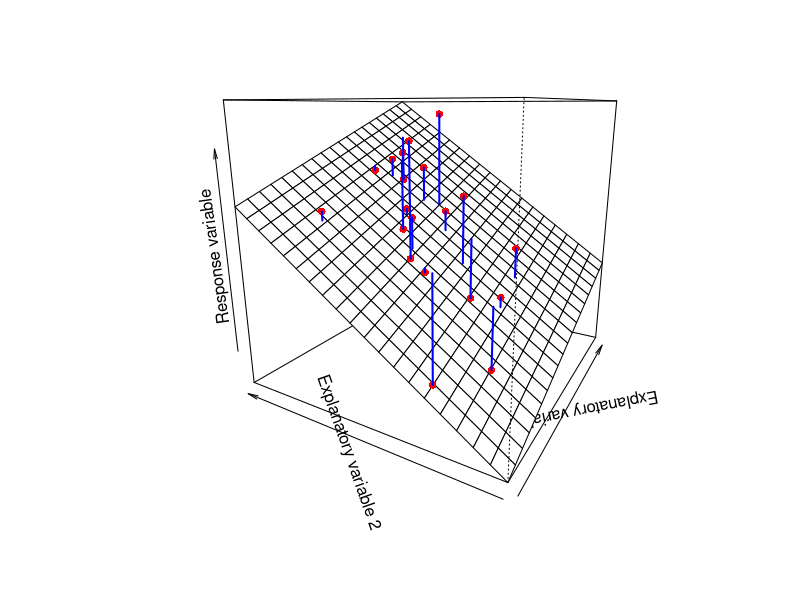
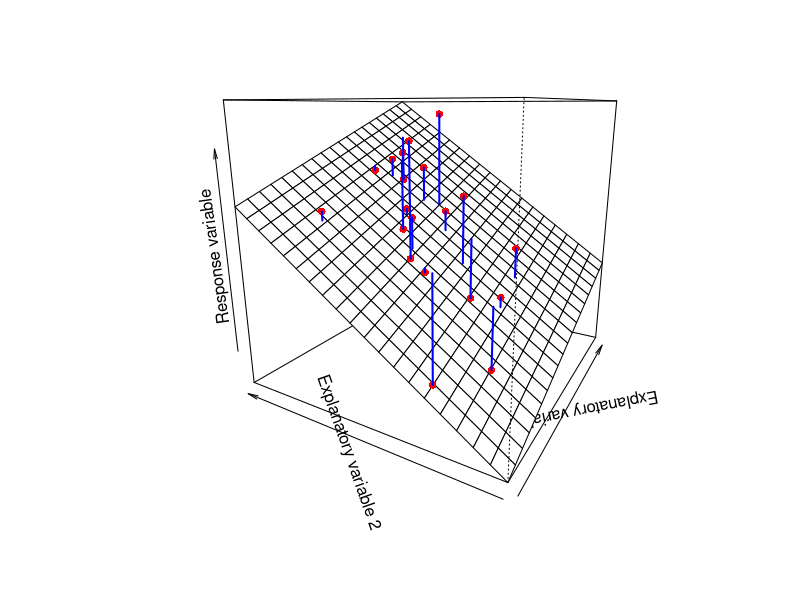
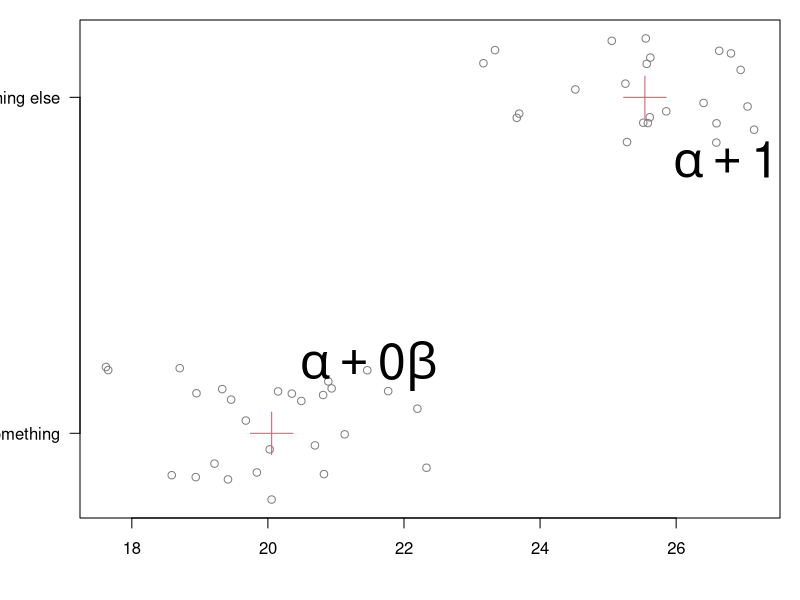
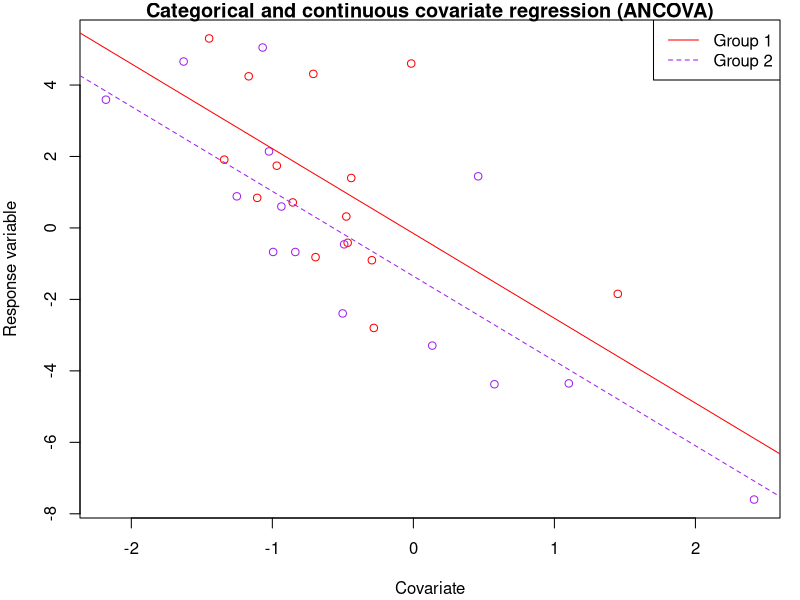
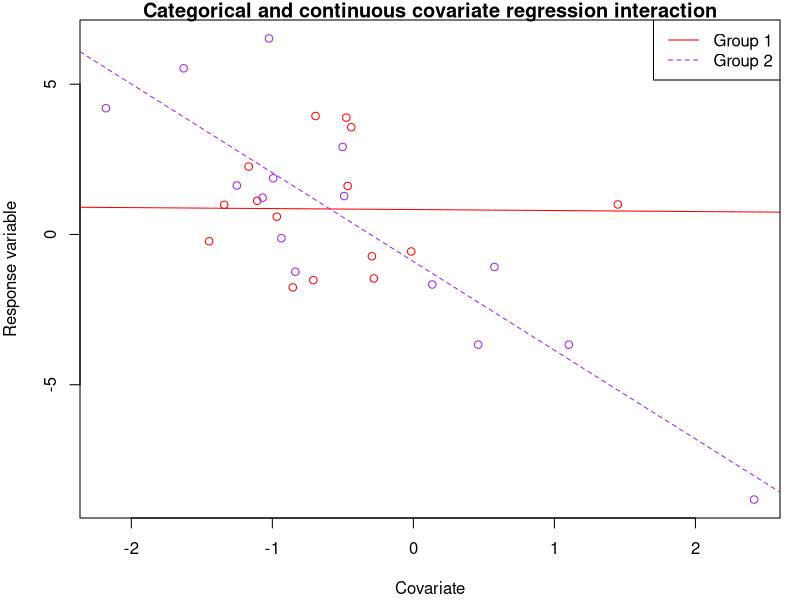
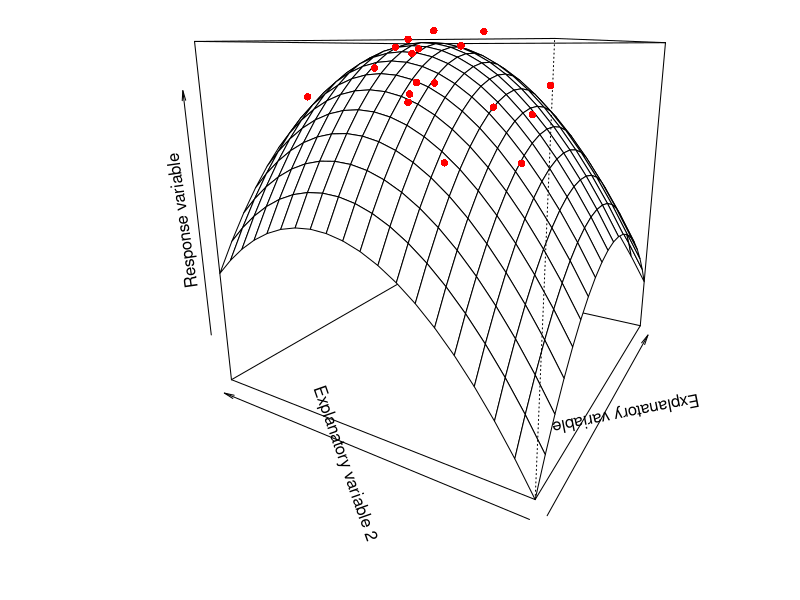
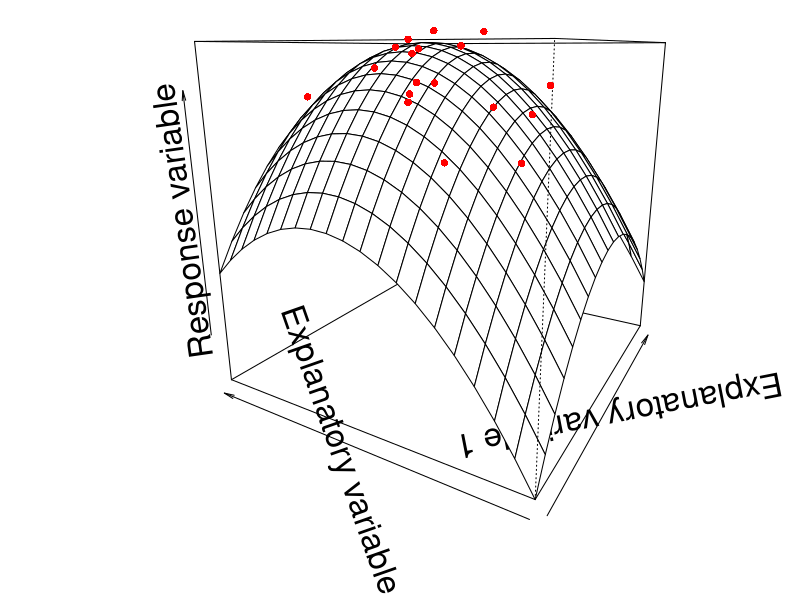
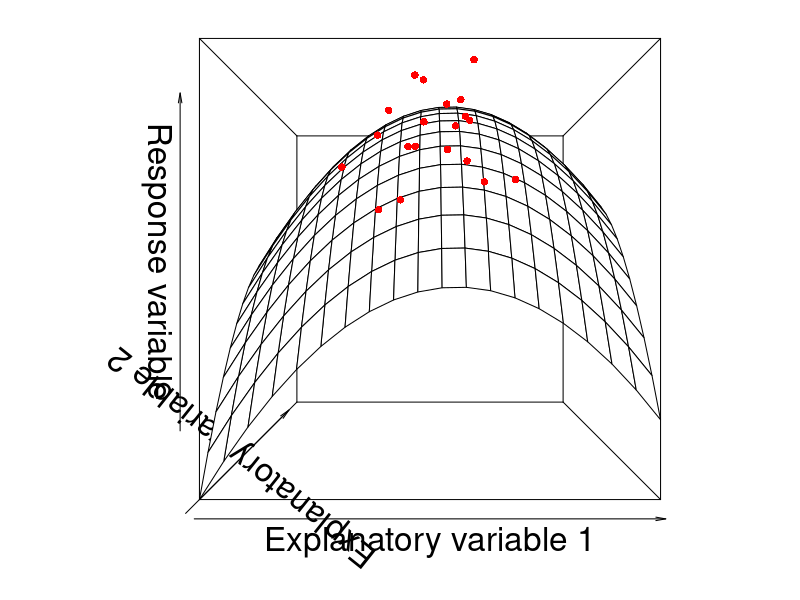

The R source for these figures, in order:
## Two explanatory variables
set.seed(12345)
X = data.frame(intercept = 1, x1 = rnorm(20), x2 = rnorm(20))
beta = rnorm(3, mean = 4)
y = as.matrix(X)%*%beta+rnorm(20)
model <- lm(y~x1+x2,data = X)
PlotData <- expand.grid(x1 = seq(-3,3,length.out = 20), x2 = seq(-3,3,length.out = 20))
ynew <- matrix(predict(model, newdata = PlotData), ncol = 20)

PlotData <- expand.grid(
  x1 = seq(-3,3,length.out=20),
  x2 = seq(-3,3,length.out=20)
)
ext <- fitted(model) + 5*resid(model)
fit <- fitted(model)
persp(x=seq(-3,3,length.out=20), y=seq(-3,3,length.out=20), z=ynew,
      xlab="Explanatory variable 1", ylab="Explanatory variable 2", theta=300, 
      zlab="Response variable") -> res
points(trans3d(x=X$x1, y=X$x2, z=ext, pmat = res), col = "red", pch = 16)

thing <- apply(cbind(X,ext,fit), 1, function(v) 
lines(trans3d(x=rep(v["x1"],2), y=rep(v["x2"],2), z=v[c("ext", "fit")], pmat = res), col = "blue", lwd=2))

## Plane
set.seed(12345)
X = data.frame(intercept = 1, x1 = rnorm(20), x2 = rnorm(20))
beta = rnorm(3, mean = 4)
y = as.matrix(X)%*%beta+rnorm(20)
model <- lm(y~x1+x2,data = X)
PlotData <- expand.grid(x1 = seq(-3,3,length.out = 20), x2 = seq(-3,3,length.out = 20))
ynew <- matrix(predict(model, newdata = PlotData), ncol = 20)

PlotData <- expand.grid(
  x1 = seq(-3,3,length.out=20),
  x2 = seq(-3,3,length.out=20)
)
ext <- fitted(model) + 5*resid(model)
fit <- fitted(model)
persp(x=seq(-3,3,length.out=20), y=seq(-3,3,length.out=20), z=ynew,
      xlab="Explanatory variable 1", ylab="Explanatory variable 2", theta=300, 
      zlab="Response variable") -> res
points(trans3d(x=X$x1, y=X$x2, z=ext, pmat = res), col = "red", pch = 16)

thing <- apply(cbind(X,ext,fit), 1, function(v) 
lines(trans3d(x=rep(v["x1"],2), y=rep(v["x2"],2), z=v[c("ext", "fit")], pmat = res), col = "blue", lwd=2))

## Examples of linear models: categorical $x_i$ (from yesterday)
set.seed(12345)
x <- rbinom(50, 0.5, size = 1)
y = 20 + 5*x + rnorm(50)
Means <- aggregate(y,list(x),mean)
par(mfrow=c(1,1), mar=c(4.1,4,1,1), oma=c(0,0,0,0))
plot(y, jitter(1*x), yaxt="n", ann=FALSE, 
     col="grey50") 
points(Means[,2], c(0,1), col=2, pch=3, cex=4)
text(Means[1,2], 0.2, expression(alpha + 0*beta), cex=3, adj=-0.2)
text(Means[2,2], 0.8, expression(alpha + 1*beta), cex=3, adj=-0.2)

axis(2, c("Something", "Something else"), at=c(0,1), las=1)

## Writing the Model: continuous and categorical
set.seed(1234)
x <- data.frame(x1 = as.factor(sample(rep(1:2,15, replace=TRUE))), x2 = rnorm(30))
beta = rnorm(3)
y <- rnorm(30, model.matrix(~.,data.frame(x))%*%beta, 2)
model <- lm(y~x1+x2, data = x)

plot(x$x2, y, ylab="Response variable", xlab = "Covariate", type = "n", main = "Categorical and continuous covariate regression (ANCOVA)")
points(x$x2[x$x1==1], y[x$x1==1], col ="red")
points(x$x2[x$x1==2], y[x$x1==2], col ="purple")
abline(a = coef(model)[1], b = coef(model)[3], col = "red")
abline(a = coef(model)[1]+coef(model)[2], b = coef(model)[3], col = "purple", lty = "dashed")
legend("topright", lty = c("solid","dashed"),col=c("red","purple"), legend=c("Group 1", "Group 2"))

## Interactions: categorical-continuous
set.seed(1234)
x <- data.frame(x1 = as.factor(sample(rep(1:2,15, replace=TRUE))), x2 = rnorm(30))
beta = rnorm(4)
y <- rnorm(30, model.matrix(~x1+x2+x1:x2,data.frame(x))%*%beta, 2)
model <- lm(y~x1+x2+x1:x2, data = x)

plot(x$x2, y, ylab="Response variable", xlab = "Covariate", type = "n", main = "Categorical and continuous covariate regression interaction")
points(x$x2[x$x1==1], y[x$x1==1], col ="red")
points(x$x2[x$x1==2], y[x$x1==2], col ="purple")
abline(a = coef(model)[1], b = coef(model)[3], col = "red")
abline(a = coef(model)[1]+coef(model)[2], b = coef(model)[3]+coef(model)[4], col = "purple", lty = "dashed")
legend("topright", lty = c("solid","dashed"),col=c("red","purple"), legend=c("Group 1", "Group 2"))

## Surface: quadratic effects
set.seed(12345)
X = data.frame(intercept = 1, x1 = rnorm(20), x2 = rnorm(20))
beta = rnorm(3, mean = 4)
beta2 = c(-2,-2)
y = as.matrix(X)%*%beta+as.matrix(X[,c("x1","x2")]^2)%*%beta2+rnorm(20)
model <- lm(y~x1+I(x1^2)+x2+I(x2^2),data = X)
PlotData <- expand.grid(x1 = seq(-3,3,length.out = 20), x2 = seq(-3,3,length.out=20))
ynew <- matrix(predict(model, newdata = PlotData), ncol = 20)

ext <- fitted(model) + 5*resid(model)
fit <- fitted(model)
persp(x=seq(-3,3,length.out=20), y=seq(-3,3,length.out=20), z=ynew,
      xlab="Explanatory variable 1", ylab="Explanatory variable 2", theta=300, 
      zlab="Response variable") -> res
points(trans3d(x=X$x1, y=X$x2, z=ext, pmat = res), col = "red", pch = 16)

## Visualizing a multiple regression
set.seed(12345)
X = data.frame(intercept = 1, x1 = rnorm(20), x2 = rnorm(20))
beta = rnorm(3, mean = 4)
beta2 = c(-2,-2)
y = as.matrix(X)%*%beta+as.matrix(X[,c("x1","x2")]^2)%*%beta2+rnorm(20)
model <- lm(y~x1+I(x1^2)+x2+I(x2^2),data = X)
PlotData <- expand.grid(x1 = seq(-3,3,length.out = 20), x2 = seq(-3,3,length.out=20))
ynew <- matrix(predict(model, newdata = PlotData), ncol = 20)

ext <- fitted(model) + 5*resid(model)
fit <- fitted(model)
persp(x=seq(-3,3,length.out=20), y=seq(-3,3,length.out=20), z=ynew,
      xlab="Explanatory variable 1", ylab="Explanatory variable 2", theta=300, 
      zlab="Response variable", cex.lab = 2) -> res
points(trans3d(x=X$x1, y=X$x2, z=ext, pmat = res), col = "red", pch = 16)

set.seed(12345)
X = data.frame(intercept = 1, x1 = rnorm(20), x2 = rnorm(20))
beta = rnorm(3, mean = 4)
beta2 = c(-2,-2)
y = as.matrix(X)%*%beta+as.matrix(X[,c("x1","x2")]^2)%*%beta2+rnorm(20)
model <- lm(y~x1+I(x1^2)+x2+I(x2^2),data = X)
PlotData <- expand.grid(x1 = seq(-3,3,length.out = 20), x2 = seq(-3,3,length.out=20))
ynew <- matrix(predict(model, newdata = PlotData), ncol = 20)

ext <- fitted(model) + 5*resid(model)
fit <- fitted(model)
persp(x=seq(-3,3,length.out=20), y=seq(-3,3,length.out=20), z=ynew,
      xlab="Explanatory variable 1", ylab="Explanatory variable 2", theta=0, 
      zlab="Response variable", phi = 0, cex.lab = 2) -> res
points(trans3d(x=X$x1, y=X$x2, z=ext, pmat = res), col = "red", pch = 16)

## Visualizing a multiple regression
set.seed(12345)
X = data.frame(intercept = 1, x1 = rnorm(20), x2 = rnorm(20))
beta = rnorm(3, mean = 4)
beta2 = c(-2,-2)
y = as.matrix(X)%*%beta+as.matrix(X[,c("x1","x2")]^2)%*%beta2+rnorm(20)
model <- lm(y~x1+I(x1^2)+x2+I(x2^2),data = X)
PlotData <- expand.grid(x1 = seq(-3,3,length.out = 20), x2 = seq(-3,3,length.out=20))
ynew <- matrix(predict(model, newdata = PlotData), ncol = 20)

fit <- fitted(model)
persp(x=seq(-3,3,length.out=20), y=seq(-3,3,length.out=20), z=ynew,
      xlab="Explanatory variable 1", ylab="Explanatory variable 2", theta=0,phi=0, 
      zlab="Response variable", cex.lab = 2) -> res
points(trans3d(x=X$x1, y=X$x2, z=y, pmat = res), col = "red", pch = 16)

x1 <- seq(-3,3,length.out=100)
par(mar=c(5,5,4,2)+.1)
ypred <- predict(model, newdata=data.frame(x2=-3,x1=x1))
plot(NA, ylim = c(-50,9), xlim = c(-3,3), type = "n", cex.axis = 2, cex.lab = 2, ylab  ="Response variable", xlab="Explanatory variable 1")
points(X$x1, y, col = "red", pch = 16)

lines(x1, ypred, col = "black")
text(0, predict(model, newdata = data.frame(x2 = -3, x1 = 0)), labels = "x2=-3", cex = 2, adj = c(0,1))
ypred2 <- predict(model, newdata=data.frame(x2=-2,x1=x1))
lines(x1, ypred2, col = "red", lty = "dashed")
text(0, predict(model, newdata = data.frame(x2 = -2, x1 = 0)), labels = "x2=-2", cex = 2, adj = c(0,1))
ypred3 <- predict(model, newdata=data.frame(x2=-1,x1=x1))
lines(x1, ypred3, col = "orange", lty = "dotted")
text(0, predict(model, newdata = data.frame(x2 = -1, x1 = 0)), labels = "x2=-1", cex = 2, adj = c(0,1))
ypred4 <- predict(model, newdata=data.frame(x2=0,x1=x1))
lines(x1, ypred4, col = "brown", lty = "dotdash")
text(0, predict(model, newdata = data.frame(x2 = 0, x1 = 0)), labels = "x2=0", cex = 2, adj = c(0,1))